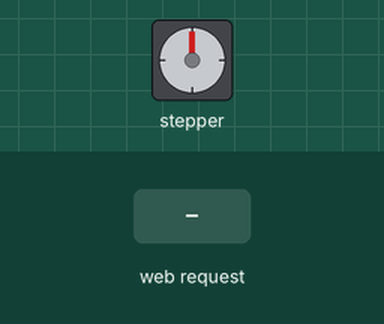
Recording of a sketch running on a simulated ESP8266 (NodeMCU). On the bench: stepper motor. Wiring (inferred from the names in the program): stepper motor (2048 steps per turn assumed): coils D5, D6, D7, D8. The test bench sets the inputs (shaded band). WiFi joins after 1.5 s; servers stay silent unless stated; what the sketch prints to the serial monitor is not drawn.

Above: at 2.7 s.
2.8 s: HTTP request GET /set?angle=120 received
At 5.7 s:
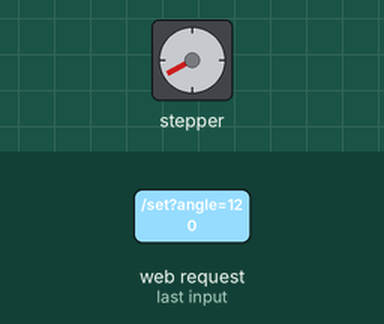
5.8 s: HTTP request GET /set?angle=cw received
At 6.9 s:
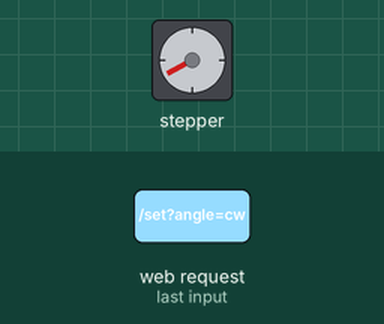
7.3 s: HTTP request GET /set?angle=1 received
At 8.0 s:
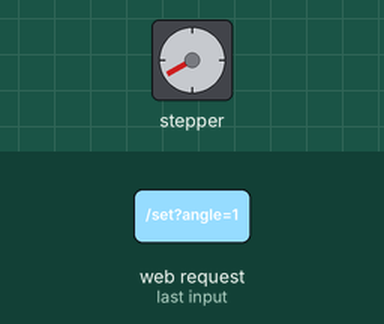
10.3 s: HTTP request GET /set?angle=120&dir=120 received
13.3 s: HTTP request GET /set?angle=0 received
At 13.7 s:
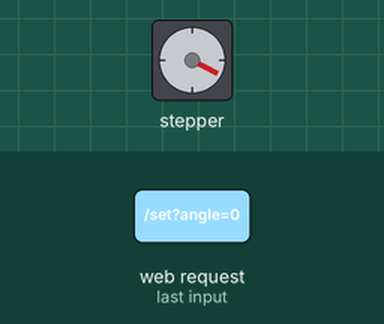
14.8 s: HTTP request GET /set?angle=120 received
At 16.13 s:
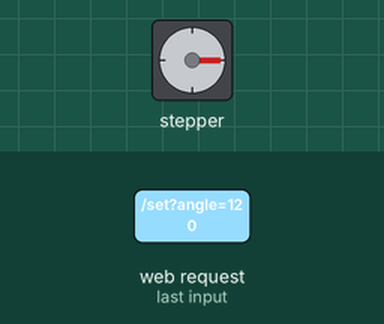
Timing chart, 0 to 18.8 s (numbered marks = the images above; inputs shaded):
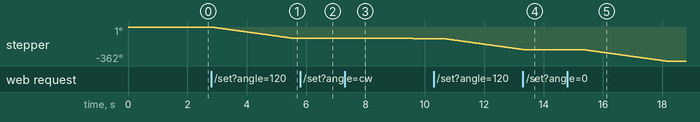

Measured:
- after the input at 2.8 s, stepper: keeps turning counter-clockwise at about 44°/s, starting at once
- after the input at 5.8 s, stepper: stops changing and stays -119°
- after the input at 13.3 s, stepper: goes on until 13.4 s, then stays -242°
- after the input at 14.8 s, stepper: turns 120° counter-clockwise in 2.7 s, starting after 0.58 s

The sketch:

buoc-as.ino
```cpp
#include <ESP8266WiFi.h>
#include <ESP8266WebServer.h>

const char* ssid = "PhongTro1_5G";
const char* password = "mythien123";

ESP8266WebServer server(80);

const int pinA0 = A0;

const int in1 = D5;
const int in2 = D6;
const int in3 = D7;
const int in4 = D8;
const int stepsPerRevolution = 4096;
int currentAngle = 0;
int stepIndex = 0;
bool directionCW = true;
bool runMotor = false;
int anglePerRun = 0;

unsigned long lastStepTime = 0;
unsigned long stepInterval = 2;

const int stepSequence[8][4] = {
  {1, 0, 0, 0},
  {1, 1, 0, 0},
  {0, 1, 0, 0},
  {0, 1, 1, 0},
  {0, 0, 1, 0},
  {0, 0, 1, 1},
  {0, 0, 0, 1},
  {1, 0, 0, 1}
};

const char MAIN_page[] PROGMEM = R"rawliteral(
<!DOCTYPE html>
<html lang="vi">
<head>
  <meta charset="UTF-8">
  <title>Điều khiển động cơ & Cảm biến</title>
  <style>
    body {
      font-family: Arial, sans-serif;
      text-align: center;
      padding: 20px;
      background: #f0f0f0;
    }
    .card {
      background: white;
      border-radius: 8px;
      box-shadow: 0 0 10px gray;
      padding: 20px;
      margin: auto;
      max-width: 400px;
    }
    input[type="number"] {
      width: 60px;
    }
  </style>
</head>
<body>
  <div class="card">
    <h2>Giá trị cảm biến ánh sáng</h2>
    <p><strong id="sensor">?</strong></p>
    <hr>
    <h2>Điều khiển động cơ</h2>
    Góc: <input type="number" id="angleInput" min="10" max="360" required> độ<br><br>
    Chiều quay:
    <label><input type="radio" name="dir" value="cw" checked> Phải (CW)</label>
    <label><input type="radio" name="dir" value="ccw"> Trái (CCW)</label><br><br>
    <button id="rotateBtn" onclick="sendAngle()">Bắt đầu quay</button>
  </div>

  <script>
    function updateSensor() {
      fetch('/sensor')
        .then(res => res.json())
        .then(data => {
          document.getElementById('sensor').innerText = data;
        });
    }
    setInterval(updateSensor, 800);

    function sendAngle() {
      const angle = document.getElementById('angleInput').value;
      const dir = document.querySelector('input[name="dir"]:checked').value;
      const btn = document.getElementById('rotateBtn');

      if (!angle) {
        alert("Vui lòng nhập góc hợp lệ");
        return;
      }

      btn.disabled = true;
      btn.innerText = "loading...";

      fetch(`/set?angle=${angle}&dir=${dir}`)
        .then(res => {
          if (!res.ok) throw new Error("Lỗi khi gửi yêu cầu");
        })
        .catch(err => {
          console.error("Lỗi mạng:", err);
        })
        .finally(() => {
          btn.disabled = false;
          btn.innerText = "Bắt đầu quay";
        });
    }
  </script>
</body>
</html>
)rawliteral";

void setupMotorPins() {
  pinMode(in1, OUTPUT);
  pinMode(in2, OUTPUT);
  pinMode(in3, OUTPUT);
  pinMode(in4, OUTPUT);
}

void stepMotor(int step) {
  digitalWrite(in1, stepSequence[step][0]);
  digitalWrite(in2, stepSequence[step][1]);
  digitalWrite(in3, stepSequence[step][2]);
  digitalWrite(in4, stepSequence[step][3]);
}

void rotateSteps(int steps, bool dirCW) {
  for (int i = 0; i < steps; i++) {
    stepMotor(stepIndex);
    stepIndex = dirCW ? (stepIndex + 1) % 8 : (stepIndex + 7) % 8;
    delay(stepInterval);
  }
}

void handleRoot() {
  server.send(200, "text/html", MAIN_page);
}

void handleSensor() {
  int value = analogRead(pinA0);
  server.send(200, "text/plain", String(value));
}

void handleSetAngle() {
  if (server.hasArg("angle")) {
    int angle = server.arg("angle").toInt();
    directionCW = (server.arg("dir") == "cw");
    anglePerRun = angle;
    runMotor = true;
    server.send(200, "text/plain", "OK");
  } else {
    server.send(400, "text/plain", "Thiếu tham số");
  }
}


void setup() {
  Serial.begin(115200);
  setupMotorPins();

  WiFi.begin(ssid, password);
  Serial.print("Kết nối WiFi");
  while (WiFi.status() != WL_CONNECTED) {
    delay(500);
    Serial.print(".");
  }
  Serial.println("\nĐã kết nối WiFi. IP: " + WiFi.localIP().toString());

  server.on("/", handleRoot);
  server.on("/sensor", handleSensor);
  server.on("/set", handleSetAngle);
  server.begin();
  Serial.println("Web server sẵn sàng");
}

void loop() {
  server.handleClient();

  static unsigned long lastMove = 0;
  if (runMotor && millis() - lastMove > 1000) {
    int steps = anglePerRun * stepsPerRevolution / 360;
    rotateSteps(steps, directionCW);
    lastMove = millis();
  }
}

/*
Cách lắp:
- Cảm biến ánh sáng:
    + Analog -> A0
    + VCC -> 3.3V
    + GND -> GND

- ULN2003 + động cơ bước 28BYJ-48:
    + IN1 -> D5
    + IN2 -> D6
    + IN3 -> D7
    + IN4 -> D8
    + VCC -> +
    + GND -> GND
*/
```
